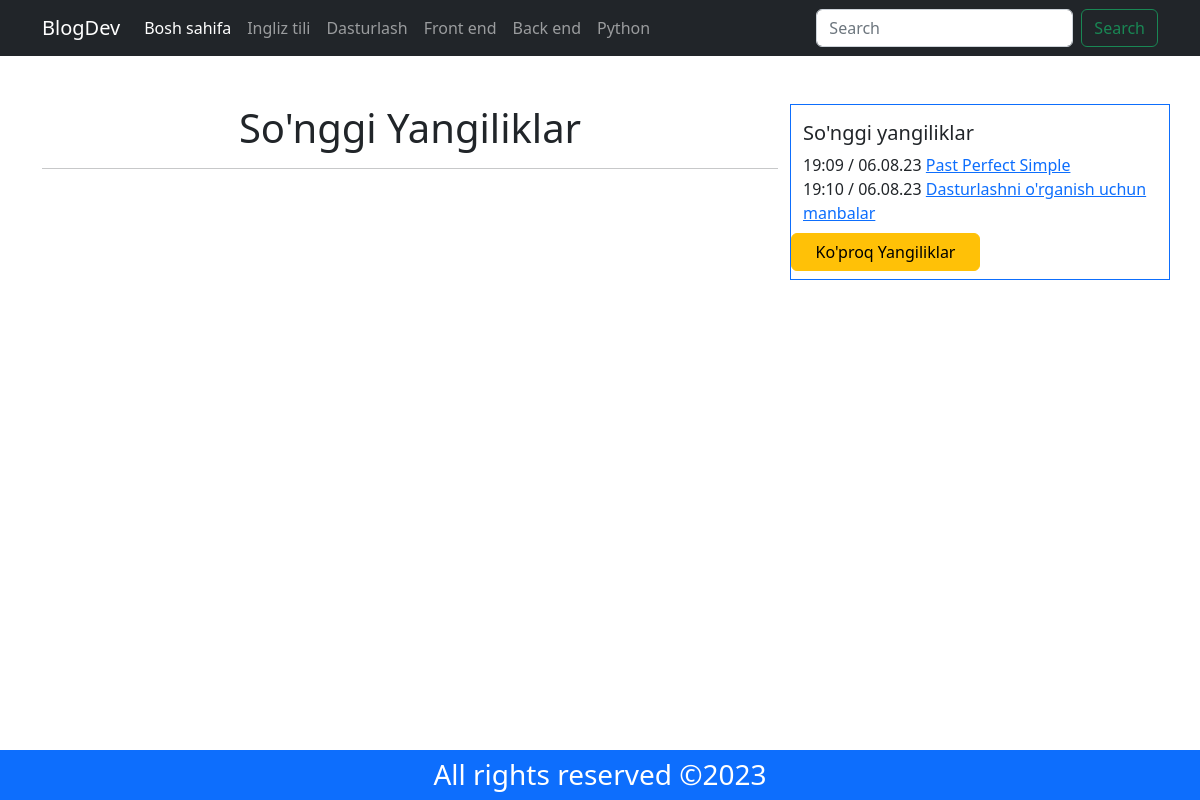
The app's page /allPost/?catId=4 with its own data.
### posts/models.py (models this page shows, shortened)
class Category(models.Model):
    name = models.CharField(max_length=255)
    slug = models.SlugField(max_length=255, unique=True)
    created_at = models.DateTimeField(auto_now_add=True)
    updated_at = models.DateTimeField(auto_now=True)
    class Meta:
        verbose_name_plural = 'Kategoriylar'

class Post(models.Model):
    cat_id = models.ForeignKey(Category, on_delete=models.CASCADE)
    title = models.CharField(max_length=255)
    slug = models.SlugField(max_length=255, unique=True, null=True)
    body = RichTextUploadingField()
    post_img = models.ImageField(upload_to='posts')  # rasm yuklash
    date_added = models.DateTimeField()
    post_view = models.IntegerField()
    created_at = models.DateTimeField(auto_now_add=True)
    upload_at = models.DateTimeField(auto_now=True)
    author = models.ForeignKey(User, on_delete=models.CASCADE)
    class Meta:
        verbose_name_plural = 'Postlar'

### posts/views.py (the view)
# urls.py: path('allPost/',allPost,name='allPost-page')
def allPost(request):
    context = {}
    categories = Category.objects.all()
    interested_posts = Post.objects.all().order_by('-post_view')[0:8]
    context['interested_posts']=interested_posts
    context['navbar']=categories
    data = Post.objects.all()
    context['posts'] = data
    if 'catId' in request.GET:
        catId = request.GET['catId']
        filterData = Post.objects.filter(cat_id=catId)
        context['posts']=filterData
    return render(request, 'allPost.html', context)

### templates/allPost.html (shortened to what this page needs)
{% extends 'base.html' %}
{% block mycontent %}
    <div class="container my-5">
        <div class="row">
        <div class="col-12 col-md-8">
            <h1 class="text-center">So'nggi Yangiliklar</h1>
            <hr>
        </div>
        {% include 'interested_post.html' %}
        </div>
    </div>
{% endblock %}

### templates/navbar.html (shortened to what this page needs)
<nav class="navbar navbar-expand-lg bg-dark navbar-dark">
  <div class="container">
    <a class="navbar-brand" href="{% url 'home-page' %}">BlogDev</a>
    <div class="collapse navbar-collapse" id="navbarSupportedContent">
      <ul class="navbar-nav me-auto mb-2 mb-lg-0">
        <li class="nav-item">
          <a class="nav-link active" aria-current="page"
             href="{% url 'home-page' %}">
            Bosh sahifa</a>
        </li>
        {% for nav in navbar %}
        <li class="nav-item">
          <a class="nav-link" href="{% url 'allPost-page' %}?catId={{nav.id}}">{{nav.name}}</a>
        </li>
        {% endfor %}
      </ul>
      <form class="d-flex" role="search">
        <input class="form-control me-2" type="search" placeholder="Search" aria-label="Search">
        <button class="btn btn-outline-success" type="submit">Search</button>
      </form>
    </div>
  </div>
</nav>

### templates/interested_post.html
<div class="col-12 col-md-4 border border-primary">
                <div class="row">
                            <h5 class="mt-3">So'nggi yangiliklar</h5>
                    {% for i in interested_posts%}
                    <div class="col-12">
                        <span >{{i.date_added | time:'H:i'}} /
                                    {{i.date_added | date:'d.m.y'}}</span>
                        <a href="{% url  'post_detail-page' i.slug %}" style="cursor:pointer">{{i.title}}</a>
                    </div>
                    {% endfor %}
                    <a  href="{% url 'allPost-page' %}" class="btn btn-warning w-50 my-2">Ko'proq Yangiliklar</a>
                </div>
            </div>

### records on screen
Category: name "Ingliz tili"
Category: name "Dasturlash"
Category: name "Front end"
Category: name "Back end"
Category: name "Python"
Post: date_added "19:09", date_added "06.08.23", title "Past Perfect Simple"
Post: date_added "19:10", date_added "06.08.23", title "Dasturlashni o'rganish uchun manbalar"
